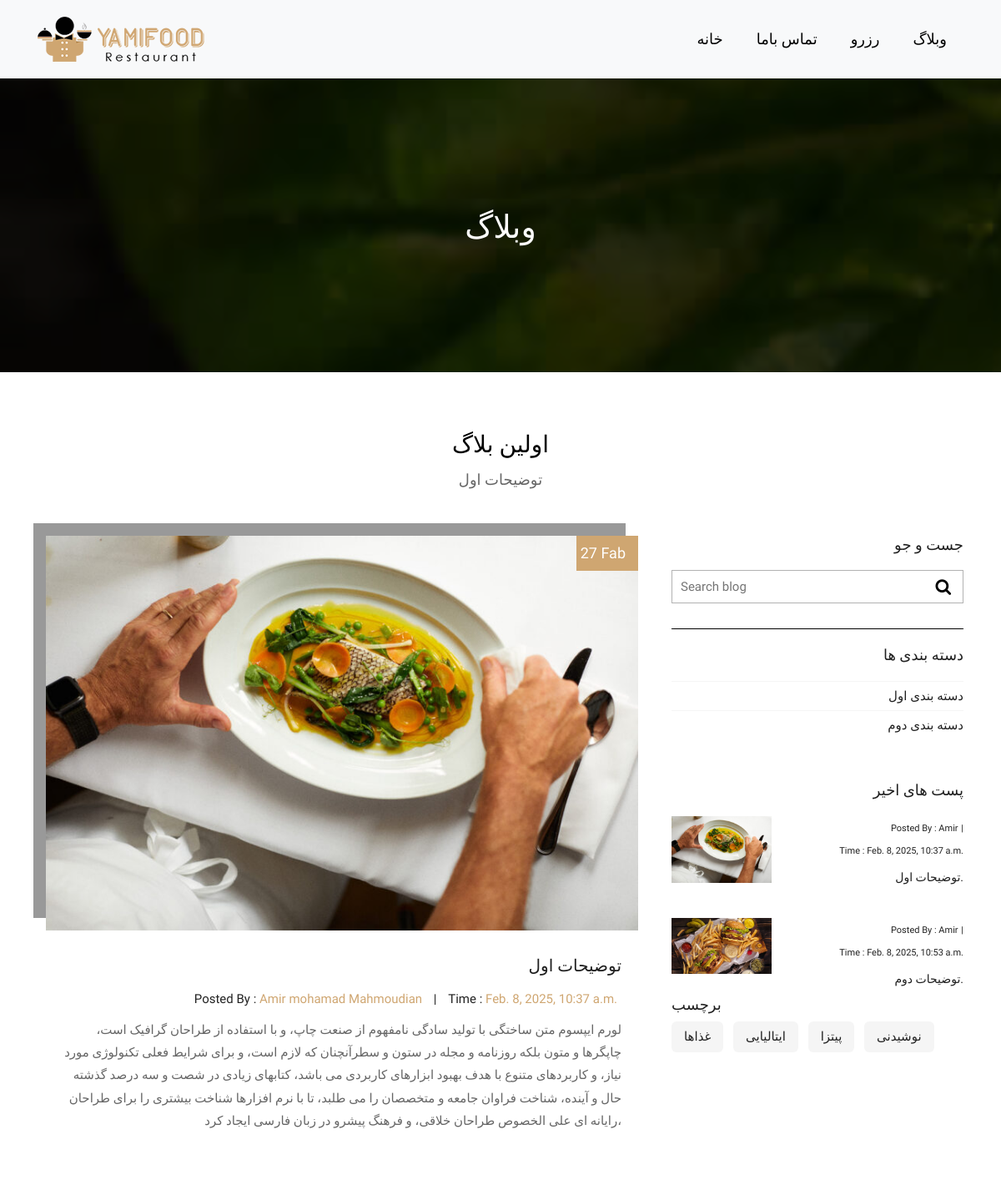
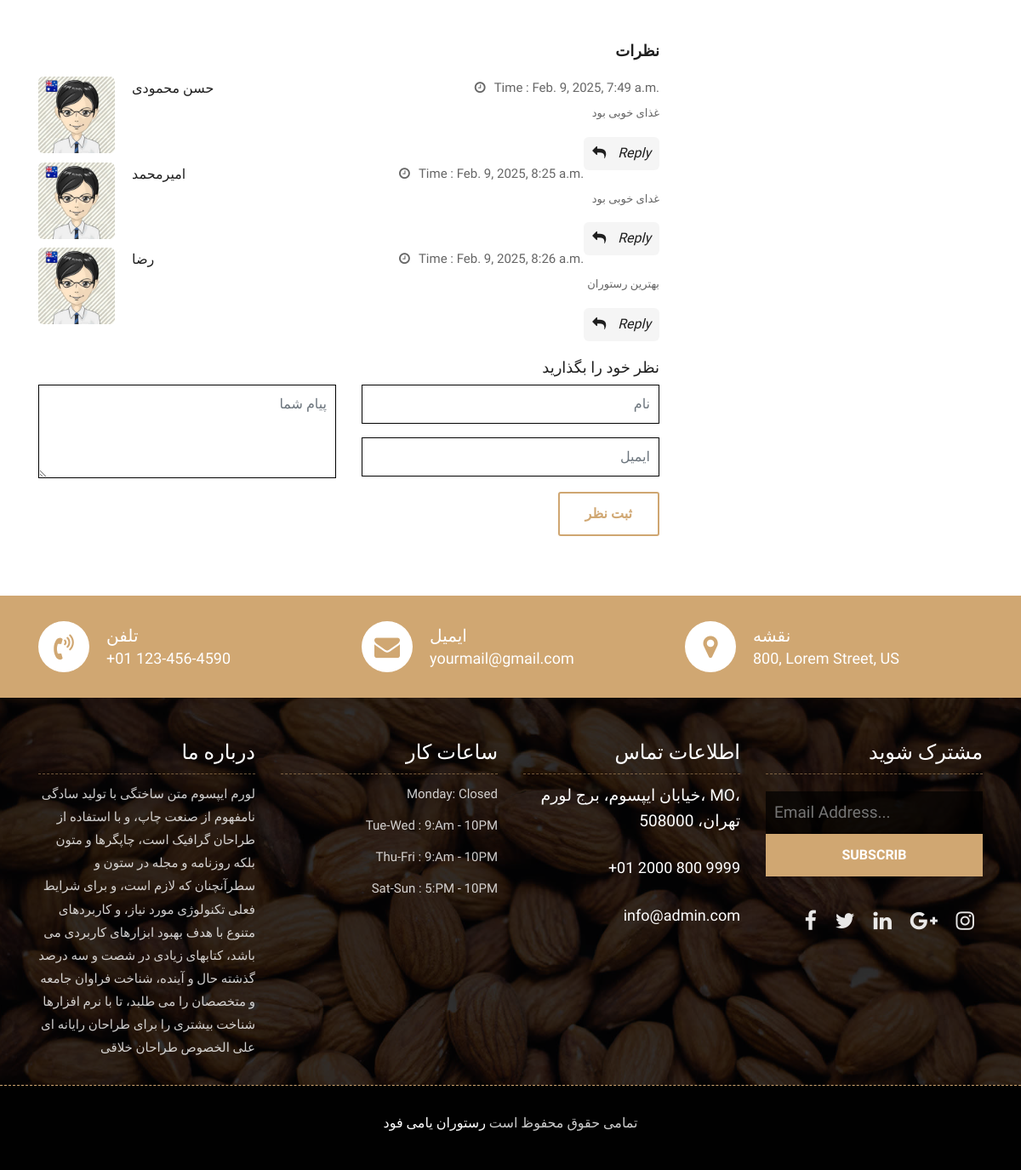
Page /blog/2 on the committed database (2 pictures, top to bottom).
### blog/models.py (models this page shows, shortened)
class Blog(models.Model):
    title = models.CharField(_("عنوان"),max_length=60)
    description = models.CharField(_("توضیحات"),max_length=100)
    content = RichTextField(_("محتوا"))
    created_at = models.DateTimeField(_("زمان انتشار"), default=timezone.now)
    author = models.ForeignKey(User, verbose_name=_("نویسنده"), on_delete=models.CASCADE)
    image = models.ImageField(_("تصویر"), upload_to="blogs/",blank=True)
    category = models.ForeignKey("Category",related_name="Blog" , verbose_name=_("دسته بندی"), on_delete=models.CASCADE,blank=True , null= True)
    tags = models.ManyToManyField("Tag", verbose_name=_("تگ ها"), related_name="Blogs",blank=True,null=True)
    class Meta:
        verbose_name = 'بلاگ'
        verbose_name_plural = 'بلاگ ها'

class Comments(models.Model):
    blog = models.ForeignKey("blog", verbose_name=_("مقاله"),related_name='comments', on_delete=models.CASCADE)
    name = models.CharField(_("نام کاربر"), max_length=100)
    email = models.EmailField(_("آدرس الکترونیکی"), max_length=254)
    message = models.TextField(_("متن نظر"))
    date = models.DateTimeField(_("تاریخ انتشار"), auto_now=False, auto_now_add=True)
    class Meta:
        verbose_name = 'کانت'
        verbose_name_plural = 'کامنت ها'

class Category(models.Model):
    title = models.CharField(_("عنوان"), max_length=50)
    slug = models.SlugField(_("عنوان لاتین"))
    published_at = models.DateTimeField(_("تاریخ انتشار"), auto_now=False, auto_now_add=False)
    class Meta:
        verbose_name = 'دسته بندی '
        verbose_name_plural = 'دسته بندی ها'

class Tag(models.Model):
    title = models.CharField(_("عنوان"), max_length=50)
    slug = models.SlugField(_("عنوان لاتین "))
    published_at = models.DateTimeField(_("تاریخ انتشار‌"), auto_now=False, auto_now_add=True)
    updated_at = models.DateTimeField(_("تاریخ بروز رسانی"), auto_now=True, auto_now_add=False)
    class Meta:
        verbose_name = 'برچسب'
        verbose_name_plural = 'برچسب ها'

### blog/views.py (the view, shortened to what this page needs)
# urls.py: path('<int:id>',views.blog_detail,name="blog_detail"),
def blog_detail(request,id):
    blog = Blog.objects.get(id=id)
    tags = Tag.objects.all()
    recents = Blog.objects.all().order_by("created_at")[:2]
    categories = Category.objects.all()
    comments = Comments.objects.all().filter(blog=blog)
    context = {
        "blog":blog,
        "tags":tags,
        "recents":recents,
        "categories":categories,
        "comments":comments,
        }
    return render(request,"blog/blog_detail.html",context)

### blog/templates/blog/blog_detail.html (shortened to what this page needs)
{% extends 'base.html' %}
{% load static %}
	{% block content %}
		<div class="all-page-title page-breadcrumb">
			<div class="container text-center">
				<div class="row">
					<div class="col-lg-12">
						<h1>وبلاگ</h1>
					</div>
				</div>
			</div>
		</div>
		<div class="blog-box">
			<div class="container">
				<div class="row">
					<div class="col-lg-12">
						<div class="heading-title text-center">
							<h2>{{blog.title}}</h2>
							<p>{{blog.description}}</p>
						</div>
					</div>
				</div>
				<div class="row">
					<div class="col-xl-8 col-lg-8 col-12">
						<div class="blog-inner-details-page">
							<div class="blog-inner-box">
								<div class="side-blog-img">
									<img class="img-fluid" src="{{blog.image.url}}" alt="">
									<div class="date-blog-up">
										27 Fab
									</div>
								</div>
								<div class="inner-blog-detail details-page" align="right">
									<h3 dir="rtl">{{blog.description}}</h3>
									<ul>
										<li>Posted By : <span>{{blog.author.first_name}} {{blog.author.last_name}}</span></li>
										<li>|</li>
										<li>Time : <span>{{blog.created_at}}</span></li>
									</ul>
									<p>{{blog.content | safe}}</p>
								</div>
							</div>
							<div class="blog-comment-box">
								<h3 align="right">نظرات</h3>
								{% for cm in comments%}
								<div class="comment-item">
									<div class="comment-item-left">
										<img src="images/avt-img.jpg" alt="">
									</div>
									<div class="comment-item-right">
										<div class="pull-left">
											<a href="#">{{cm.name}}</a>
										</div>
										<div class="pull-right">
											<i class="fa fa-clock-o" aria-hidden="true" dir="ltr"></i>Time : <span>{{cm.date}}</span>
										</div>
										<div class="des-l">
											<p align="right">{{cm.message}}</p>
										</div>
										<a href="#" class="right-btn-re"><i class="fa fa-reply" aria-hidden="true"></i> Reply</a>
									</div>
								</div>
								{% endfor %}
							</div>
							<div class="comment-respond-box" dir="rtl">
								<h3 align="right">نظر خود را بگذارید </h3>
								<div class="comment-respond-form">
									<form id="commentrespondform" class="comment-form-respond row" method="post">
										<div class="col-lg-6 col-md-6 col-sm-6">
											<div class="form-group">
												<input id="name_com" class="form-control" name="name" placeholder="نام" type="text">
											</div>
											<div class="form-group">
												<input id="email_com" class="form-control" name="email" placeholder="ایمیل" type="email">
											</div>
										</div>
										<div class="col-lg-6 col-md-6 col-sm-6">
											<div class="form-group">
												<textarea class="form-control" id="textarea_com" placeholder="پیام شما	"  name="message" rows="2"></textarea>
											</div>
										</div>
										<div class="col-lg-12 col-md-12 col-sm-12" align="right" >
											<button class="btn btn-submit">ثبت نظر</button>
										</div>
									</form>
								</div>
							</div>
						</div>
					</div>
					<div class="col-xl-4 col-lg-4 col-md-6 col-sm-8 col-12 blog-sidebar">
						<div class="right-side-blog">
							<h3 align="right">جست و جو</h3>
							<form method="GET" action="{% url 'blog:search' %}">
							<div class="blog-search-form" align="right">
								<input name="search" placeholder="Search blog" type="text">
								<button class="search-btn" type="submit">
									<i class="fa fa-search" aria-hidden="true"></i>
								</button>
							</div>
							</form>
							<h3 align="right">دسته بندی ها</h3>
							<div class="blog-categories" align="right">
								<ul>
									{% for cat in categories %}
									<li><a href="{% url 'blog:category' cat.slug %}"><span>{{cat.title}}</span></a></li>
									{% endfor %}
								</ul>
							</div>
							<h3 align="right">پست های اخیر</h3>
							<div class="post-box-blog" align="right">
								<div class="recent-post-box">
									<div class="recent-box-blog">
										{% for blog in recents%}
										<div class="recent-img" style="height: 70p;width: 120px;">
											<img class="img-fluid" src="{{blog.image.url}}" alt="">
										</div>
										<div class="recent-info">
											<ul>
												<li>Posted By : <span>{{blog.author}}</span></li>
												<li>|</li>
												<li>Time : <span>{{blog.created_at}}</span></li>
											</ul>
											<h4>{{blog.description}}.</h4>
										</div>
									</div>
										{% endfor %}
								</div>
							</div>
							<h3>برچسب</h3>
							<div class="blog-tag-box">
								<ul class="list-inline tag-list">
									{% for tag in tags %}
										<li class="list-inline-item"><a href="{% url 'blog:tag' tag.slug %}">{{tag.title}}</a></li>
									{% endfor %}
								</ul>
							</div>
						</div>
					</div>
				</div>
			</div>
		<div class="contact-imfo-box">
			<div class="container">
				<div class="row">
					<div class="col-md-4">
						<i class="fa fa-volume-control-phone"></i>
						<div class="overflow-hidden">
							<h4>تلفن</h4>
							<p class="lead">
								+01 123-456-4590
							</p>
						</div>
					</div>
					<div class="col-md-4">
						<i class="fa fa-envelope"></i>
						<div class="overflow-hidden">
							<h4>ایمیل</h4>
							<p class="lead">
								yourmail@gmail.com
							</p>
						</div>
					</div>
					<div class="col-md-4">
						<i class="fa fa-map-marker"></i>
						<div class="overflow-hidden">
							<h4>نقشه</h4>
							<p class="lead">
								800, Lorem Street, US
							</p>
						</div>
					</div>
				</div>
			</div>
		</div>
	{% endblock content %}

### templates/base.html (shortened to what this page needs)
{% load static %}
<!DOCTYPE html>
<html lang="en">
<head>
    <link rel="stylesheet" href="{% static 'css/bootstrap.min.css'%}">
    <link rel="stylesheet" href="{% static 'css/style.css'%}">
    <link rel="stylesheet" href="{% static 'css/responsive.css'%}">
    <link rel="stylesheet" href="{% static 'css/custom.css'%}">
</head>
<body>
	{% include 'partials/_header.html' %}
    {% block content %}
    {% endblock content %}
	{% include 'partials/_footer.html' %}
</body>
</html>

### templates/partials/_header.html (shortened to what this page needs)
{% load static %}
<header class="top-navbar">
    <nav class="navbar navbar-expand-lg navbar-light bg-light">
        <div class="container">
            <a class="navbar-brand" href="{% url 'foods:food_list' %}">
                <img src="{% static 'images/logo.png'%}" alt="" />
            </a>
            <div class="collapse navbar-collapse" id="navbars-rs-food">
                <ul class="navbar-nav ml-auto">
                    <li class="nav-item "><a class="nav-link" href="{% url 'foods:food_list' %}">خانه</a></li>
                    <li class="nav-item"><a class="nav-link" href="{% url 'contact:contact' %}">تماس باما</a></li>
                    <li class="nav-item"><a class="nav-link" href="{% url 'reservation:reserve' %}">رزرو </a></li>
                    <li class="nav-item dropdown">
                        <li class="nav-item"><a class="nav-link" href="{% url 'blog:blog_list' %}">وبلاگ</a></li>
                    </li>
                </ul>
            </div>
        </div>
    </nav>
</header>

### templates/partials/_footer.html (shortened to what this page needs)
{% load static %}
<footer class="footer-area bg-f" align="right">
    <div class="container">
        <div class="row">
            <div class="col-lg-3 col-md-6">
                <h3>درباره ما</h3>
                <p>لورم ایپسوم متن ساختگی با تولید سادگی نامفهوم از صنعت چاپ، و با استفاده از طراحان گرافیک است، چاپگرها و متون بلکه روزنامه و مجله در ستون و سطرآنچنان که لازم است، و برای شرایط فعلی تکنولوژی مورد نیاز، و کاربردهای متنوع با هدف بهبود ابزارهای کاربردی می باشد، کتابهای زیادی در شصت و سه درصد گذشته حال و آینده، شناخت فراوان جامعه و متخصصان را می طلبد، تا با نرم افزارها شناخت بیشتری را برای طراحان رایانه ای علی الخصوص طراحان خلاقی
                </p>
            </div>
            <div class="col-lg-3 col-md-6">
                <h3>ساعات کار</h3>
                <p><span class="text-color">Monday: </span>Closed</p>
                <p><span class="text-color">Tue-Wed :</span> 9:Am - 10PM</p>
                <p><span class="text-color">Thu-Fri :</span> 9:Am - 10PM</p>
                <p><span class="text-color">Sat-Sun :</span> 5:PM - 10PM</p>
            </div>
            <div class="col-lg-3 col-md-6">
                <h3>اطلاعات تماس</h3>
                <p class="lead">خیابان ایپسوم، برج لورم، MO، تهران، 508000</p>
                <p class="lead"><a href="#">+01 2000 800 9999</a></p>
                <p><a href="#"> info@admin.com</a></p>
            </div>
            <div class="col-lg-3 col-md-6">
                <h3>مشترک شوید</h3>
                <div class="subscribe_form">
                    <form class="subscribe_form">
                        <input name="EMAIL" id="subs-email" class="form_input" placeholder="Email Address..." type="email">
                        <button type="submit" class="submit">SUBSCRIB</button>
                    </form>
                </div>
                <ul class="list-inline f-social">
                    <li class="list-inline-item"><a href="#"><i class="fa fa-facebook" aria-hidden="true"></i></a></li>
                    <li class="list-inline-item"><a href="#"><i class="fa fa-twitter" aria-hidden="true"></i></a></li>
                    <li class="list-inline-item"><a href="#"><i class="fa fa-linkedin" aria-hidden="true"></i></a></li>
                    <li class="list-inline-item"><a href="#"><i class="fa fa-google-plus" aria-hidden="true"></i></a></li>
                    <li class="list-inline-item"><a href="#"><i class="fa fa-instagram" aria-hidden="true"></i></a></li>
                </ul>
            </div>
        </div>
    </div>
    <div class="copyright">
        <div class="container">
            <div class="row">
                <div class="col-lg-12">
                    <p class="company-name">تمامی حقوق محفوظ است <a href="{% url 'foods:food_list' %}">رستوران یامی فود</a>
                </div>
            </div>
        </div>
    </div>
</footer>

### rows in the picture
Blog: title "اولین بلاگ", description "توضیحات اول", image (picture), author.first_name "Amir mohamad", author.last_name "Mahmoudian", created_at "Feb. 8, 2025, 10:37 a.m.", content "لورم ایپسوم متن ساختگی با تولید سادگی نامفهوم از صنعت چاپ، و با استفاده از طراحان گرافیک است، چاپگرها و متون بلکه روزنامه و مجله در ستون و سطرآنچنان که لازم است، و برای شرایط فعلی تکنولوژی مورد نیاز، و کاربردهای متنوع با هدف بهبود ابزارهای کاربردی می باشد، کتابهای زیادی در شصت و سه درصد گذشته حال و آینده، شناخت فراوان جامعه و متخصصان را می طلبد، تا با نرم افزارها شناخت بیشتری را برای طراحان رایانه ای علی الخصوص طراحان خلاقی، و فرهنگ پیشرو در زبان فارسی ایجاد کرد،", author "Amir"
Comments: name "حسن محمودی", date "Feb. 9, 2025, 7:49 a.m.", message "غذای خوبی بود"
Comments: name "امیرمحمد", date "Feb. 9, 2025, 8:25 a.m.", message "غدای خوبی بود"
Comments: name "رضا", date "Feb. 9, 2025, 8:26 a.m.", message "بهترین رستوران"
Category: title "دسته بندی اول"
Category: title "دسته بندی دوم"
Blog: image (picture), author "Amir", created_at "Feb. 8, 2025, 10:53 a.m.", description "توضیحات دوم"
Tag: title "غذاها"
Tag: title "ایتالیایی"
Tag: title "پیتزا"
Tag: title "نوشیدنی"
